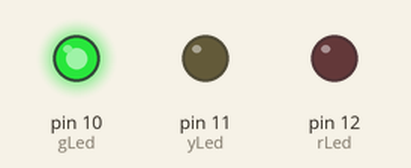
Recording of a sketch running on a simulated Arduino Uno, built with avr-gcc and run on an emulated ATmega328P. Shown: output pins drawn as LEDs (lit = HIGH).

Above: at 0.5 s.
At 1.5 s:
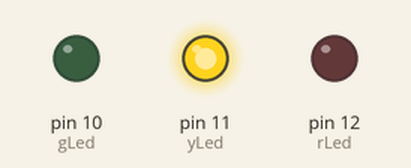
At 5.5 s:
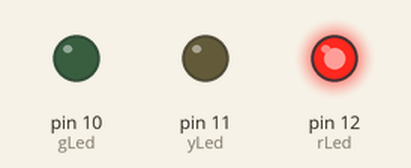
Timing chart, 0 to 6.9 s (numbered marks = the images above):
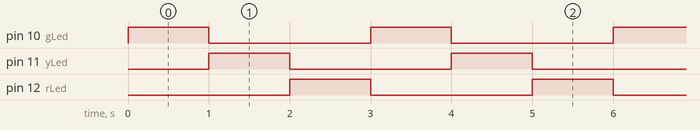

The sketch:

RYG.ino
```cpp
int gLed = 10;
int yLed = 11;
int rLed = 12;

void setup() {
   pinMode(gLed, OUTPUT);
   pinMode(yLed, OUTPUT);
   pinMode(rLed, OUTPUT);

   digitalWrite(gLed, LOW);
   digitalWrite(yLed, LOW);
   digitalWrite(rLed, LOW);
}


void loop() {

  digitalWrite(gLed, HIGH);
  delay(1000);
  digitalWrite(gLed, LOW);
  digitalWrite(yLed, HIGH);
  delay(1000);
  digitalWrite(yLed, LOW);
  digitalWrite(rLed, HIGH);
  delay(1000);
  digitalWrite(rLed, LOW);
}
```

Measured:
- by itself, pin 10 (gLed), pin 11 (yLed), pin 12 (rLed): alternates HIGH for 1.0 s and LOW for 2.0 s
- by itself, everything shown: repeats every 3.0 s, in 4 steps
